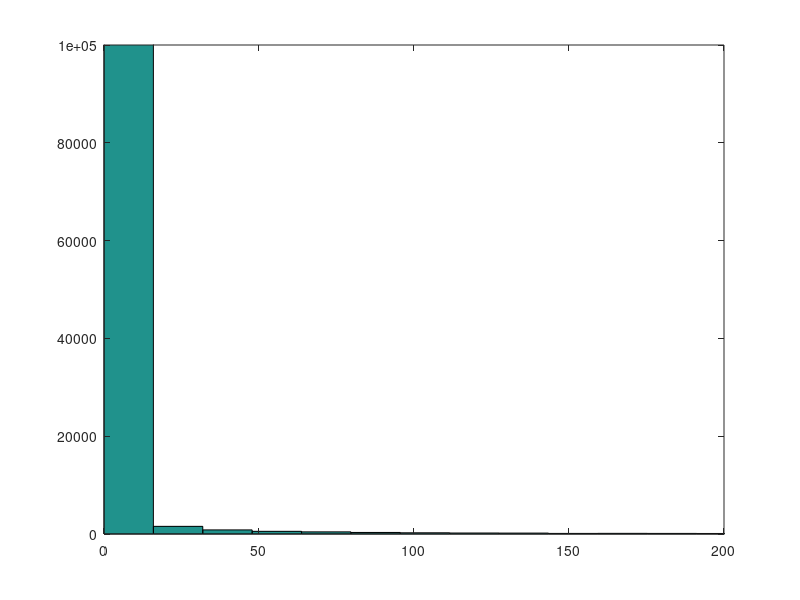

The MATLAB script that drew this image: (Note: this script raises an error after producing the figure.)
%% BETA DISTRIBUTION

xx = linspace(0,1,100);
plot(xx,betapdf(xx,1.3,4))

%% gamma distribution

Jbar = 0.64;
tau = 262;
samples = gamrnd(Jbar/tau,tau,[1,1e6]);
% xmax = .001;
% samples(samples > xmax) = [];
% figure
hist(samples,100)
axis([0 200, 0 1e5]);

%% % % % % % % % % % % % % % % % % % % % % % % % % % % %
%           DATA RELATED
% % % % % % % % % % % % % % % % % % % % % % % % % % %

%% check percent correct as a function of session
subjid = '6';
exptype = 'Delay';

filepath = 'experiment_data/output_mat/round4/';
filename = ['Exp_ChangeLocalization_' exptype '_subj' subjid '.mat'];

load([filepath filename],'progPC')
plot(progPC,'ko'); hold on
plot([0 60],[25 25],'Color',0.7*ones(1,3)); % chance
plot([10 10;20 20;30 30;40 40;50 50],[0 100],'Color',0.7*ones(1,3))
ylim([0 100])
defaultplot;
hold off
xlabel('block number')
ylabel('PC')


%% check percent correct as a function of delta and confidence
clear all

subjid = 'JP';
exptype = 'Contrast';

filepath = 'experiment_data/output_mat/round4/';
filename = ['Exp_ChangeLocalization_' exptype '_subj' subjid '.mat'];
load([filepath filename],'designMat','stimuliMat','names')

% plotting as a function of delta
deltaVec = unique(abs(designMat(:,1)));
nDeltas = length(deltaVec);
PCVec = nan(1,nDeltas);
for idelta = 1:nDeltas
    delta = deltaVec(idelta);
    idx = (abs(designMat(:,1)) == delta);
    
    PCVec(idelta) = nanmean(designMat(idx,10));
end
figure;
plot(deltaVec,PCVec,'ok')
xlabel('delta')
ylabel('PC')
ylim([0 1])
defaultplot

% plotting as a function of confidence
nConf = 4;
PCVec = nan(1,nConf);
for iconf = 1:nConf
    idx = (designMat(:,12) == iconf);
    
    PCVec(iconf) = mean(designMat(idx,10));
end
figure;
plot(PCVec,'ok')
xlabel('confidence')
ylabel('PC')
ylim([0 1])
defaultplot

%% % % % % % % % % % % % % % % % % % % % % % %
%           STATS
% % % % % % % % % % % % % % % % % % % % % % %

%% logistic regression: pc ~ condition + delta
clear all
clc

subjid = 'AHY';
load(sprintf('data_ChangeLocalization_subj%s.mat',subjid));

deltaVec = 2.5:5:87.5;              % possible change values
respVec = [3 0 4 0 0 0 2 0 1];      % go from response key to location index

designMat = designMat(designMat(:,2) ~= 2,:);

% set X and y matrices
y = designMat(:,7); % correct/not correct
X = [designMat(:,2) abs(designMat(:,1))]; % delay, delta
X(X(:,1) == 0,2) = 1; % delay for 0 condition is 1
X(X(:,2) == 4,2) = 3; % delay for 4 condition is 3

% logistic regression
mdl = fitglm(X,y,'Distribution','binomial')
ci = coefCI(mdl)

%% linear regression: confidence ~ condition + delta

clear all

subjid = 'AHY';
load(sprintf('data_ChangeLocalization_subj%s.mat',subjid));

deltaVec = 2.5:5:87.5;              % possible change values
respVec = [3 0 4 0 0 0 2 0 1];      % go from response key to location index

designMat = designMat(designMat(:,2) ~= 2,:);

% set X and y matrices
y = designMat(:,9); % confidence rating
X = [designMat(:,2) abs(designMat(:,1))]; % delay, delta
X(X(:,1) == 0,2) = 1; % delay for 0 condition is 1
X(X(:,2) == 4,2) = 3; % delay for 4 condition is 3

% linear regression
X = [ones(size(designMat,1),1) X];
[b,bint,~,~,stats] = regress(y,X) % stats: R^2, F, p, and estimate of error variance

% % ordinal multinomial regression
% [B,dev,stats] = mnrfit(X,y,'model','ordinal')
% LL = stats.beta - 1.96*stats.se
% UL = stats.beta + 1.96*stats.se
%
% % plot regression fits
% xx = linspace(5,85,50);
% XX = [ones(50,1) 3*ones(50,1) xx'];
% BMat = [B(1:3)'; repmat(B(4:end),1,3)];
% logoddsMat = XX*BMat; % log odds for each of the 3 equations
% logoddssign = sign(logoddsMat);
% difflogoddssign = diff(logoddssign,1,2); % difference between the signs of log odds
% [row,col] = find(difflogoddssign == 2);
% predictedConf = nan(50,1);
% predictedConf(row) = col+1;
% predictedConf(logoddssign(:,1) == 1 ) = 1;
% predictedConf(logoddssign(:,3) == -1) = 4;
% hold on; plot(xx,predictedConf);

% % % % % % % % % % % % % % % % % % % % % % % % % % % % % % %
%        MODEL RELATED
% % % % % % % % % % % % % % % % % % % % % % % % % % % % % % %

%% create model fit datat psychometric fn
clear all

load('modelfits.mat')
model = 2;
subjids = {'AHY','LA'};
nSubj = length(subjids);
deltaVec = 2.5:5:87.5;

for isubj = 1:nSubj;
    subjid = subjids{isubj};
    bfp = squeeze(xbest(isubj,model,:));
    
    X = []; % data in luigiform
    Nsamples = 1e5; % default if empty
    
    [~,prmat,X] = AhyBCL_datalikeall(bfp,X,model,Nsamples);
    data = X;
    save(sprintf('experiment_data/grant_data/luigidata_ChangeLocalization_subj%s_model%d.mat',subjid,model),'data','prmat');
end

for isubj = 1:nSubj;
    subjid = subjids{isubj};
    load(sprintf('experiment_data/grant_data/luigidata_ChangeLocalization_subj%s_model%d.mat',subjid,model));
    
    % plot psychometric function
    figure;
    hold on;
    colors = aspencolors(4,'pastel');%['b'; 'y'; 'g'; 'r'];
    condlegendd = {'0/2', '2/1','2/2','4/1'};
    for icond = 1:4;
        subplot(2,2,icond)
        plot_psychometricfunction({subjid},icond); % plot real data
        pc = prmat{icond}(:,1)';
        pc_std = pc.*(1-pc)./24;
        plot_summaryfit(deltaVec,[],[],pc,pc_std,colors(icond,:),colors(icond,:));
        title(condlegendd{icond})
        axis([0 90 0 1])
        ax = gca;
        ax.XTick = [0 30 60 90];
        ax.YTick = 0:.5:1;
        %     fill([deltaVec fliplr(deltaVec)],[pc-pc_std fliplr(pc + pc_std)],colors(icond,:))
    end
    
end

%% LOOK AT SOME STIMULI ON PSYCHTOOLBOX

% line stimuli
numDegrees = 180;
% prefs.lineArea = prefs.stimArea; % so line is same area as ellipse
lineWidth = 3; % pixels
lineLength = 100;
lineCoordinates = nan(2,numDegrees);
for j = 1:numDegrees;
    [lineCoordinates(1,j), lineCoordinates(2,j)] = lineCoord(lineLength,j);
end

% psychtoolbox
screenNumber = max(Screen('Screens'));       % use external screen if exists
[w, h] = Screen('WindowSize', screenNumber);  % screen resolution of smaller display
screenCenter = [w h]/2;
windowPtr = Screen('OpenWindow',screenNumber,128*ones(1,3),[],32,2);
Screen(windowPtr,'BlendFunction',GL_SRC_ALPHA,GL_ONE_MINUS_SRC_ALPHA);

% make gabor patch with full contrast
stimLength = 100;
StimSizes = [stimLength stimLength];
reliability = 1; % contrast of 1
im = makeGabor(stimLength, reliability);
StimPatch= Screen('MakeTexture',windowPtr,im);


pos = screenCenter + [100 100];
lineVec = [0 30];
nLines = length(lineVec);
for iline = 1:nLines;
    deg = mod(90-lineVec(iline),180);
    if deg == 0; deg = 180; end
    
    % gabor
    srcrect = [0 0 StimSizes];
    destrect = CenterRectOnPoint(srcrect,pos(1),pos(2));
    Screen('DrawTexture', windowPtr, StimPatch, srcrect,destrect, 180-90+deg);
    
    % line
    lineStim = lineCoordinates(:,deg);
    xy = [-lineStim lineStim];
    Screen('DrawLines',windowPtr, xy, lineWidth,256,pos,1);
    
    Screen('flip',windowPtr); % tic;
    pause;
end

sca;
ShowCursor;




%% ============================================
%       REAL DATA STUFF
% ============================================

%% COMPILE MODEL FITS FOR ALL SUBJECTS
clear all

modelVec = [1 2];
subjids = {'1','2','3','4','5','6','7','8','9'};
exptypeVec = {'Contrast','Delay'};
filepath = 'analysis/2_fitdata/fits/';

nSubjs = length(subjids);
nModels = length(modelVec);
nExptype = length(exptypeVec);
nParams = 4;

for imodel = 1:nModels
    model = modelVec(imodel)
    modelstr = ['model' num2str(model)];
    
    for iexptype = 1:nExptype
        exptype = exptypeVec{iexptype}
        
        for isubj = 1:nSubjs
            isubj
            subjid = subjids{isubj};
            filename = sprintf('%sChangeLocalization_%s_model%d_subj%s.txt',filepath,exptype,model,subjid);
            alldata = dlmread(filename);
            
            datasorted = sortrows(alldata,nParams+1);
            fits.(modelstr).(exptype).bfpMat(isubj,:)= datasorted(end,1:nParams);
            fits.(modelstr).(exptype).LLVec(isubj)= datasorted(end,nParams+1);
        end
    end
    
end

save([filepath 'modelfits.mat'],'fits')

%% MODEL COMPARISON
clear all

comparetype = 'Contrast';

filepath = 'analysis/2_fitdata/fits/';
load([filepath 'modelfits.mat'],'fits')

nParams = 4;
Contrast_AICMat = -2.*[fits.model1.Contrast.LLVec; fits.model2.Contrast.LLVec]+2*nParams;
Delay_AICMat = -2.* [fits.model1.Delay.LLVec; fits.model2.Delay.LLVec]+2*nParams;
modcompp = Contrast_AICMat + Delay_AICMat;
nSubj = size(modcompp,2);


switch comparetype
    case 'Contrast' % just contrast
        comparevalue = Contrast_AICMat;
    case 'Delay' % just delay
        comparevalue = Delay_AICMat;
    case 'both' % both
        comparevalue = modcompp;
end

% positive number means
moddiff = bsxfun(@minus,comparevalue,comparevalue(1,:))
mean_moddiff = mean(moddiff,2)
sem_moddiff = std(moddiff,[],2)./sqrt(nSubj)
figure;
bar(moddiff')


%% mdoel comparison

% clear all
exptype = 'Delay';
comptype = 'BIC';

filepath = 'analysis/2_fitdata/fits/';
load([filepath 'modelfits.mat'],'fits')

nLLMat = [-fits.model1.(exptype).LLVec'  -fits.model2.(exptype).LLVec'];
nSubj = size(nLLMat,1);
nParamsVec = [4 4]; % both models have 4 parameters
nTrialsVec = 1440*ones(1,nSubj);

[AIC, BIC, AICc] = modcomp(nLLMat,nParamsVec,nTrialsVec);

switch comptype
    case 'nLL'
        val1 = nLLMat;
    case 'AIC'
        val1 = AIC;
    case 'AICc'
        val1 = AICc;
    case 'BIC'
        val1 = BIC;
end

moddiff = bsxfun(@minus,val1,val1(:,1))
mean_moddiff = mean(moddiff)
sem_moddiff = std(moddiff)./sqrt(nSubj)

% bar(moddiff(:,2))


% colors
terracotta = 'k';% aspencolors('terracotta');
green = 'k';%aspencolors('leafgreen');

figure;
bar(sort(moddiff(:,2)),'k');
ylim([-25 50])
defaultplot
set(gca,'YTick',-25:25:50)
% blah = moddiff(:,2);%sort(moddiff(:,2));
% idx1 = blah < 0;
% listt = 1:nSubj;
% 
% bar(listt(idx1),blah(idx1),'EdgeColor','none','FaceColor',terracotta);
% hold on;
% bar(listt(~idx1),blah(~idx1),'EdgeColor','none','FaceColor',green);
% set(gca,'XTick',[])
% defaultplot

%% bayesian model selection

BMSMat = -BIC./2;

[alpha2, expr2, xp2, pxp2, bor2] = spm_BMS(BMSMat)
% pmodel = expr*nums; % number of subjects from each model


%% expr barplot

a01 = sum(alpha1);
exprSD1 = sqrt(alpha1.*(a01-alpha1)./(a01^2 .*(a01+1)));

a02 = sum(alpha2);
exprSD2 = sqrt(alpha2.*(a02-alpha2)./(a02^2 .*(a02+1)));

figure
axis([0.5 2.5 0 1])
bar([2 1],expr1,'FaceColor','none');
hold on; 
errorb([2 1],expr1,exprSD1)
set(gca,'XTick', 1:2, 'XTickLabel',{'max','optimal'},'YTick',0:0.5:1)
axis([0.5 2.5 0 1])
defaultplot

figure
axis([0.5 2.5 0 1])
bar([2 1],expr2,'FaceColor','none');
hold on; 
errorb([2 1],expr2,exprSD2)
set(gca,'XTick', 1:2, 'XTickLabel',{'max','optimal'},'YTick',0:0.5:1)
axis([0.5 2.5 0 1])
defaultplot


%% pxp
figure
bar([2 1],pxp1,'FaceColor','none');%,'.','MarkerSize',18')
axis([0.5 2.5 0 1])
set(gca,'XTick', 1:2, 'XTickLabel',{'max','optimal'},'YTick',0:0.5:1)
defaultplot

figure
bar([2 1],pxp2,'FaceColor','none');%,'.','MarkerSize',18')
axis([0.5 2.5 0 1])
set(gca,'XTick', 1:2, 'XTickLabel',{'max','optimal'},'YTick',0:0.5:1)
defaultplot

%% =======================
%  PLOTS
% =======================


%% indvl subject psychometric function

clear all
subjids = {'1','2','3','4','5','6','7','8','9'};
exptype = 'Delay';
condVec = [1 4];
nSubj = length(subjids);

for isubj = 1:nSubj;
    
    figure;
    plot_psychometricfunction(subjids(isubj),exptype,condVec); % plot real data
    pause
end

%% VSS MODEL FIT PLOTS

clear all

filepath = 'analysis/2_fitdata/fits/';
load([filepath 'modelfits.mat'])
subjid = {'7'};
exptype = 'Contrast';

deltaVec = 2.5:5:87.5;
colorMat = [aspencolors('terracotta');aspencolors('leafgreen')];

% condlegendd = {'0/2', '2/1','2/2','4/1'};
subplotVec = [3 1 2 4];
figure;
[ha, pos] = tight_subplot(2,2,.05,[.1 .03],[.1 .03]);
for imodel = 1:2;
    bfp = fits.(['model' num2str(imodel)]).(exptype).bfpMat(str2double(subjid),:);
    try
        if bfp(4) == 0
            bfp(4) = 5e-3;
        end
    end
    
    X = []; % data in luigiform
    Nsamples = 1000; % default if empty
    
    [~,prmat,X] = AhyBCL_datalikeall(bfp,X,imodel,Nsamples);
    
    % plot psychometric function
    
    hold on;
    colors = colorMat(imodel,:);
    for icond = 1:4
        %         subplot(2,2,subplotVec(icond))
        axes(ha(subplotVec(icond)))
        pc = prmat{icond}(:,1)';
        pc_std = pc.*(1-pc)./24;
        plot_summaryfit(deltaVec,[],[],pc,pc_std,colors,colors);
        axis([0 90 0 1]);
        ax = ha(subplotVec(icond));
        ax.XTick = [0 30 60 90];
        ax.YTick = 0:.5:1;
        if any(subplotVec(icond) == [2 4]); ax.YTickLabel = []; else ax.YTickLabel = 0:.5:1; end
        if any(subplotVec(icond) == [1 2]); ax.XTickLabel = []; else ax.XTickLabel = [0 30 60 90]; end
        ax.FontSize = 14;
        %     fill([deltaVec fliplr(deltaVec)],[pc-pc_std fliplr(pc + pc_std)],colors(icond,:))
    end
end

for icond = 1:4
    axes(ha(subplotVec(icond))); hold on
    %     subplot(2,2,icond)
    plot_psychometricfunction(subjid,exptype,icond); % plot real data
end

%% indvl subjects model fits and data plots

clear all

filepath = 'analysis/2_fitdata/fits/';
load([filepath 'modelfits.mat'])
% subjids = {'1','2','3','4','5','6'};
subjids = {'3'};
exptype = 'Delay';
model = 1;
modelstr = sprintf('model%d',model);

nSubj = length(subjids);
deltaVec = 2.5:5:87.5;

for isubj = 1:nSubj
    subjid = subjids{isubj};
    bfp = fits.(modelstr).(exptype).bfpMat(str2double(subjid),:);
    try
        if bfp(4) == 0
            bfp(4) = 1e-6;
        end
    end
    
    X = []; % data in luigiform
    Nsamples = 1000; % default if empty
    
    [~,prmat,X] = AhyBCL_datalikeall(bfp,X,model,Nsamples);
    
    % plot psychometric function
    figure;
    hold on;
    colors = aspencolors(4,'passport'); %['b'; 'y'; 'g'; 'r'];
    condlegendd = {'0/2', '2/1','2/2','4/1'};
    for icond = 1:4
        subplot(2,2,icond)
        plot_psychometricfunction({subjid},exptype,icond); % plot real data
        pc = prmat{icond}(:,1)';
        pc_std = pc.*(1-pc)./24;
        plot_summaryfit(deltaVec,[],[],pc,pc_std,colors(icond,:),colors(icond,:));
        title(condlegendd{icond})
        axis([0 90 0 1])
        ax = gca;
        ax.XTick = [0 30 60 90];
        ax.YTick = 0:.5:1;
        %     fill([deltaVec fliplr(deltaVec)],[pc-pc_std fliplr(pc + pc_std)],colors(icond,:))
    end
end

%% average plot subplot

clear all

filepath = 'analysis/2_fitdata/fits/';
load([filepath 'modelfits.mat'])
subjids = {'1','2','3','4','5','6','7','8','9'};
% subjids = {'ALM','DR','EN','MR'};
exptype = 'Contrast';
model = 1;

modelstr = sprintf('model%d',model);
nSubj = length(subjids);
deltaVec = 2.5:5:87.5;

PRMat = cell(1,4);
for isubj = 1:nSubj
    subjid = subjids{isubj};
    bfp = fits.(modelstr).(exptype).bfpMat(isubj,:);
    try
        if bfp(4) == 0
            bfp(4) = 1e-6;
        end
    end
    
    X = []; % data in luigiform
    Nsamples = 1000; % default if empty
    
    [~,prmat,X] = AhyBCL_datalikeall(bfp,X,model,Nsamples);
    
    PRMat = cellfun(@(x,y) [x;y(:,1)'],PRMat,prmat,'UniformOutput',false);
    
end
mean_mod = cellfun(@mean,PRMat,'UniformOutput',false);
sem_mod = cellfun(@(x) std(x)/sqrt(size(x,1)),PRMat,'UniformOutput',false);
mean_mod= reshape(cell2mat(mean_mod),[18 4])';
sem_mod = reshape(cell2mat(sem_mod),[18 4])';

% plot psychometric function
figure;
hold on;
colors = aspencolors(4,'pastel');%['b'; 'y'; 'g'; 'r'];
condlegendd = {'0/2', '2/1','2/2','4/1'};
for icond = 1:4
    
    subplot(2,2,icond)
    plot_psychometricfunction(subjids,exptype,icond); % plot real data
    
    plot_summaryfit(deltaVec,[],[],mean_mod(icond,:),sem_mod(icond,:),colors(icond,:),colors(icond,:));
    title(condlegendd{icond})
    axis([0 90 0 1])
    ax = gca;
    ax.XTick = [0 30 60 90];
    ax.YTick = 0:.5:1;
    %     fill([deltaVec fliplr(deltaVec)],[pc-pc_std fliplr(pc + pc_std)],colors(icond,:))
end

%% indvl subjects model fits and data plots

clear all

filepath = 'analysis/2_fitdata/fits/';
load([filepath 'modelfits.mat'])
subjids = {'3'};
exptype = 'Delay';
model = 2;
modelstr = sprintf('model%d',model);

nSubj = length(subjids);
deltaVec = 2.5:5:87.5;

for isubj = 1:nSubj
    subjid = subjids{isubj};
    bfp = fits.(modelstr).(exptype).bfpMat(str2double(subjid),:);
    try
        if bfp(4) == 0
            bfp(4) = 1e-6;
        end
    end
    
    X = []; % data in luigiform
    Nsamples = 1000; % default if empty
    
    [~,prmat,X] = AhyBCL_datalikeall(bfp,X,model,Nsamples);
    
    % plot psychometric function
    figure;
    hold on;
    colors = aspencolors(4,'passport'); %['b'; 'y'; 'g'; 'r'];
    condlegendd = {'0/2', '2/1','2/2','4/1'};
    for icond = 1:4
        plot_psychometricfunction({subjid},exptype,icond); % plot real data
        pc = prmat{icond}(:,1)';
        pc_std = pc.*(1-pc)./24;
        plot_summaryfit(deltaVec,[],[],pc,pc_std,colors(icond,:),colors(icond,:));
        title(condlegendd{icond})
        axis([0 90 0 1])
        ax = gca;
        ax.XTick = [0 30 60 90];
        ax.YTick = 0:.5:1;
        %     fill([deltaVec fliplr(deltaVec)],[pc-pc_std fliplr(pc + pc_std)],colors(icond,:))
    end
end

%% average plot on two plots

clear all

filepath = 'analysis/2_fitdata/fits/';
load([filepath 'modelfits.mat'])
subjids = {'1','2','3','4','5','6','7','8','9'};
% subjids = {'ALM','DR','EN','MR'};
exptype = 'Contrast';
model = 2;
condVec = [3];
% condlegendd = {'0/2', '2/1','2/2','4/1'};

modelstr = sprintf('model%d',model);
nSubj = length(subjids);
deltaVec = 2.5:5:87.5;
nConds = length(condVec);

PRMat = cell(1,4);
for isubj = 1:nSubj
    subjid = subjids{isubj};
    bfp = fits.(modelstr).(exptype).bfpMat(isubj,:);
    try
        if bfp(4) == 0
            bfp(4) = 1e-6;
        end
    end
    
    X = []; % data in luigiform
    Nsamples = 1000; % default if empty
    
    [~,prmat,X] = AhyBCL_datalikeall(bfp,X,model,Nsamples);
    
    PRMat = cellfun(@(x,y) [x;y(:,1)'],PRMat,prmat,'UniformOutput',false);
    
end
mean_mod = cellfun(@mean,PRMat,'UniformOutput',false);
sem_mod = cellfun(@(x) std(x)/sqrt(size(x,1)),PRMat,'UniformOutput',false);
mean_mod= reshape(cell2mat(mean_mod),[18 4])';
sem_mod = reshape(cell2mat(sem_mod),[18 4])';

% plot psychometric function
% figure;
% hold on;
colors = aspencolors(4,'passport');%['b'; 'y'; 'g'; 'r'];


[ha, pos] = tight_subplot(1,2,.05,[.1 .03],[.1 .03]);
for icond = 1:nConds
    cond = condVec(icond);
    
    if mod(cond,3) == 1; axes(ha(1)); ax = ha(1); else axes(ha(2));ax = ha(2); end
    
    plot_psychometricfunction(subjids,exptype,cond); % plot real data
    plot_summaryfit(deltaVec,[],[],mean_mod(cond,:),sem_mod(cond,:),colors(cond,:),colors(cond,:));
    %     fill([deltaVec fliplr(deltaVec)],[pc-pc_std fliplr(pc + pc_std)],colors(icond,:))
    axis([0 90 0 1])

ax.XTick = [0 30 60 90];
ax.XTickLabel = [0 30 60 90];
ax.YTick = 0:.5:1;
ax.FontSize = 14;
end
ha(1).YTickLabel = 0:.5:1;

%% lines of PC w/in and across participants

clear all
subjidVec = {'1','2','3','4','5','6','7','8','9'};
exptype = 'Delay';
nSubj = length(subjidVec);

clf; hold on
axis([0.5 4.5 .3 .8])
condVec = [4 2 3 1];
colorMat = aspencolors(4,'passport');

for isubj = 1:nSubj;
    subj = subjidVec{isubj};
    
    filepath = 'experiment_data/output_mat/';
    load(sprintf('%sprocesseddata_ChangeLocalization_%s_subj%s.mat',filepath,exptype,subj));
    
    for icond = 1:4;
        PC(isubj,icond) = sum(data{icond}.Rmat(:,1))/sum(data{icond}.Rmat(:));
    end
    
    plot(1:4,PC(isubj,condVec),'Color',0.7*ones(1,3))
    for icond = 1:4;
        cond = condVec(icond);
        plot(icond,PC(isubj,cond),'Color',colorMat(cond,:),'Marker','.','MarkerSize',18)
    end
    
end

meanPC = mean(PC);

plot(1:4,meanPC(condVec),'k','LineWidth',3);
for icond = 1:4;
    cond = condVec(icond);
    plot(icond,meanPC(cond),'Color',colorMat(cond,:),'Marker','.','MarkerSize',36)
end

defaultplot;
set(gca,'XTick',[],'YTick',0.3:.1:.8)

%% errorbar of PC across participants

clear all
subjidVec = {'1','2','3','4','5','6','7','8','9'};
exptype = 'Delay';
nSubj = length(subjidVec);

for isubj = 1:nSubj;
    subj = subjidVec{isubj};
    
    filepath = 'experiment_data/output_mat/';
    load(sprintf('%sprocesseddata_ChangeLocalization_%s_subj%s.mat',filepath,exptype,subj));
    
    for icond = 1:4;
        PC(isubj,icond) = sum(data{icond}.Rmat(:,1))/sum(data{icond}.Rmat(:));
    end
end

meanPC = mean(PC);
semPC = std(PC)./sqrt(nSubj);

figure;
axis([0.5 4.5 .4 .7])
condVec = [1 4 3 2];
colorMat = aspencolors(4,'passport');
for icond = 1:4;
    cond = condVec(icond);
    hold on; 
    %     bar(icond,meanPC(cond))
    errorb(icond,meanPC(cond),semPC(cond),'Color',colorMat(cond,:))
end
defaultplot;
set(gca,'XTick',[],'YTick',0.4:.1:.7)

%% plot just high and low condition data
clear all
subjidVec = {'1','2','3','4','5','6','7','8','9'};
plot_psychometricfunction(subjidVec,'Delay',[1 4]);
axis([0 90 0 1])

ax.XTick = [0 30 60 90];
ax.XTickLabel = [0 30 60 90];
ax.YTick = 0:.5:1;
ax.FontSize = 14;
%% plot psychometric functions of subjects according to getbestcontrast!

clear all

% subjnameVec = {'ALM','DR','MR','EN','EK','DC','JP','MP','TC'};
subjnameVec = {'EK','DC','JP','MP','TC'};
subjidVec = {'5','6','7','8','9'};
nSubj = length(subjidVec);

for isubj = 1:nSubj;
    subjname = subjnameVec{isubj};
    contrastVec(isubj) = calculate_bestcontrast(subjname);

end

figure;
[B,I] = sort(contrastVec);
for isubj = 1:nSubj;
    subplot(1,5,isubj);
    
    subjid = subjidVec(I(isubj));
    plot_psychometricfunction(subjid,'Delay',[1 4]);
end

%% how many trials to get reasonable estimates on homogeneous conditions

clear all
% ====== GENERATE TRUE DATA ======
% parameters
model = 1;
theta = [3 6 1 1e-5];
nSamples = 1e4;
nAngles = 18;

% generate fake data just homogeneous condition
X{1}.Nset1 = 0; X{1}.Nset2 = 4; X{1}.Cset = 2;
X{2}.Nset1 = 4; X{2}.Nset2 = 0; X{2}.Cset = 1;
for iCnd = 1:numel(X); X{iCnd}.Rmat = []; end
[loglike,prmat,X] = AhyBCL_datalikeall(theta,X,model,nSamples);

% generate noisy data based on this
nTrials = 20;
% for iX = 1:numel(X)
iX = 1;
    mat = binornd(nTrials,prmat{iX}(:,1));
    mat = [mat nTrials-mat zeros(nAngles,1)];
    X{iX}.Rmat = mat;
    X{2}.Rmat = mat;
% end

% ====== ESTIMATE PARAMETERS =======
runmax = 10;
runlist = 1:10;
[bfp, LLVec, completedruns] = fit_parameters(X,model,runlist,runmax,nSamples);
bfp

% get model prediction
bfpbest = bfp(LLVec == max(LLVec),:);
bfpbest = [bfpbest(1:2) log(bfpbest(3)) bfpbest(4)];
[ll,prmat_predict,~] = AhyBCL_datalikeall(bfpbest,X,model,nSamples);

% plot
figure; hold on;
plot(prmat{1}(:,1),'Color',[0 0 1])
plot(prmat{2}(:,1), 'r')
plot(prmat_predict{1}(:,1), 'Color',[.5 .5 1])
plot(prmat_predict{2}(:,1), 'Color', [1 .5 .5])

% this doesnt look like a good fit, so seeing if the predicted parameters
% actually give a reasonalbe LL compared to true value
% -- the results of this show that the actual log likelihood is much lower
% for the true parameter value, which is comforting! now have to see why
% parameters aren't being estimated correctly
iX = 1;
[loglike,~] = AhyBCL_datalike1(theta,X{iX}.Nset1,X{iX}.Nset2,X{iX}.Cset,X{iX}.Rmat,model,nSamples)
[loglike,~] = AhyBCL_datalike1(bfpbest,X{iX}.Nset1,X{iX}.Nset2,X{iX}.Cset,X{iX}.Rmat,model,nSamples)
